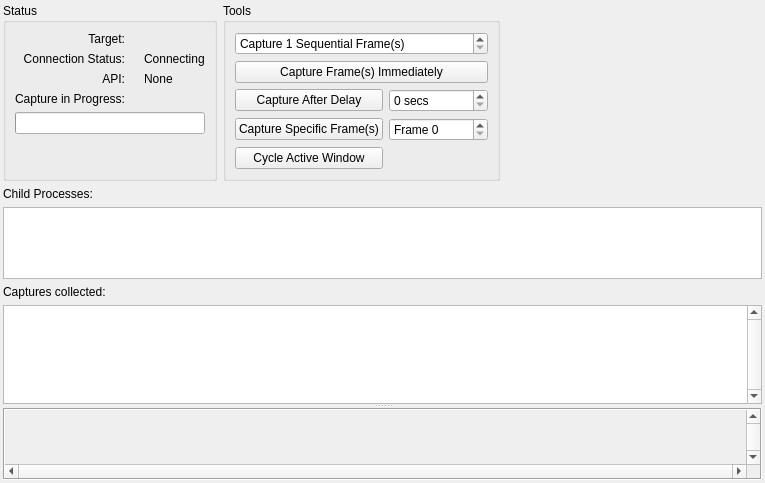
<?xml version="1.0" encoding="UTF-8"?>
<ui version="4.0">
 <class>LiveCapture</class>
 <widget class="QFrame" name="LiveCapture">
  <property name="geometry">
   <rect>
    <x>0</x>
    <y>0</y>
    <width>765</width>
    <height>483</height>
   </rect>
  </property>
  <property name="windowTitle">
   <string>Connecting...</string>
  </property>
  <layout class="QVBoxLayout" name="mainLayout">
   <property name="leftMargin">
    <number>3</number>
   </property>
   <property name="topMargin">
    <number>3</number>
   </property>
   <property name="rightMargin">
    <number>3</number>
   </property>
   <property name="bottomMargin">
    <number>3</number>
   </property>
   <item>
    <widget class="QFrame" name="frame_3">
     <property name="sizePolicy">
      <sizepolicy hsizetype="Preferred" vsizetype="Maximum">
       <horstretch>0</horstretch>
       <verstretch>0</verstretch>
      </sizepolicy>
     </property>
     <layout class="QHBoxLayout" name="horizontalLayout">
      <property name="leftMargin">
       <number>0</number>
      </property>
      <property name="topMargin">
       <number>0</number>
      </property>
      <property name="rightMargin">
       <number>0</number>
      </property>
      <property name="bottomMargin">
       <number>0</number>
      </property>
      <item>
       <widget class="QGroupBox" name="statusGroup">
        <property name="title">
         <string>Status</string>
        </property>
        <layout class="QGridLayout" name="gridLayout_2">
         <item row="0" column="0">
          <widget class="QLabel" name="label">
           <property name="text">
            <string>Target:</string>
           </property>
           <property name="alignment">
            <set>Qt::AlignmentFlag::AlignRight|Qt::AlignmentFlag::AlignTrailing|Qt::AlignmentFlag::AlignVCenter</set>
           </property>
          </widget>
         </item>
         <item row="0" column="2">
          <widget class="QLabel" name="target">
           <property name="text">
            <string/>
           </property>
          </widget>
         </item>
         <item row="1" column="0">
          <widget class="QLabel" name="connectionStatusLabel">
           <property name="text">
            <string>Connection Status:</string>
           </property>
           <property name="alignment">
            <set>Qt::AlignmentFlag::AlignRight|Qt::AlignmentFlag::AlignTrailing|Qt::AlignmentFlag::AlignVCenter</set>
           </property>
          </widget>
         </item>
         <item row="1" column="1">
          <widget class="QLabel" name="connectionIcon">
           <property name="sizePolicy">
            <sizepolicy hsizetype="Fixed" vsizetype="Preferred">
             <horstretch>0</horstretch>
             <verstretch>0</verstretch>
            </sizepolicy>
           </property>
           <property name="text">
            <string/>
           </property>
           <property name="pixmap">
            <pixmap resource="../../Resources/resources.qrc">:/hourglass.png</pixmap>
           </property>
          </widget>
         </item>
         <item row="1" column="2">
          <widget class="QLabel" name="connectionStatus">
           <property name="text">
            <string>Connecting</string>
           </property>
          </widget>
         </item>
         <item row="2" column="0">
          <widget class="QLabel" name="apiStatusLabel">
           <property name="text">
            <string>API:</string>
           </property>
           <property name="alignment">
            <set>Qt::AlignmentFlag::AlignRight|Qt::AlignmentFlag::AlignTop|Qt::AlignmentFlag::AlignTrailing</set>
           </property>
          </widget>
         </item>
         <item row="2" column="1">
          <widget class="RDLabel" name="apiIcon">
           <property name="sizePolicy">
            <sizepolicy hsizetype="Fixed" vsizetype="Preferred">
             <horstretch>0</horstretch>
             <verstretch>0</verstretch>
            </sizepolicy>
           </property>
           <property name="cursor">
            <cursorShape>PointingHandCursor</cursorShape>
           </property>
           <property name="toolTip">
            <string>&lt;p&gt;An API in use is not presenting to a window. This commonly means the API rendering is happening to off-screen targets and either nothing is displayed, or the results are displayed using some other mechanism.&lt;/p&gt;

&lt;p&gt;Without the boundary of a frame, RenderDoc cannot capture by default since it can't tell where to start and stop.&lt;/p&gt;

&lt;p&gt;You can use RenderDoc's In-application API to manually provide markers about where to start and stop the frame capture.&lt;/p&gt;

&lt;p&gt;Click on the icon for more information about this API.&lt;/p&gt;</string>
           </property>
           <property name="pixmap">
            <pixmap resource="../../Resources/resources.qrc">:/information.png</pixmap>
           </property>
          </widget>
         </item>
         <item row="2" column="2">
          <widget class="QLabel" name="apiStatus">
           <property name="text">
            <string>None</string>
           </property>
           <property name="textFormat">
            <enum>Qt::TextFormat::RichText</enum>
           </property>
          </widget>
         </item>
         <item row="3" column="0">
          <widget class="QLabel" name="progressLabel">
           <property name="text">
            <string>Capture in Progress:</string>
           </property>
           <property name="alignment">
            <set>Qt::AlignmentFlag::AlignRight|Qt::AlignmentFlag::AlignTrailing|Qt::AlignmentFlag::AlignVCenter</set>
           </property>
          </widget>
         </item>
         <item row="4" column="0" colspan="3">
          <widget class="QProgressBar" name="progressBar">
           <property name="sizePolicy">
            <sizepolicy hsizetype="Expanding" vsizetype="Fixed">
             <horstretch>0</horstretch>
             <verstretch>0</verstretch>
            </sizepolicy>
           </property>
          </widget>
         </item>
         <item row="5" column="0" colspan="2">
          <spacer name="verticalSpacer_2">
           <property name="orientation">
            <enum>Qt::Orientation::Vertical</enum>
           </property>
           <property name="sizeHint" stdset="0">
            <size>
             <width>0</width>
             <height>0</height>
            </size>
           </property>
          </spacer>
         </item>
        </layout>
       </widget>
      </item>
      <item>
       <widget class="QGroupBox" name="toolsGroup">
        <property name="title">
         <string>Tools</string>
        </property>
        <layout class="QGridLayout" name="gridLayout_3">
         <item row="0" column="0" colspan="2">
          <widget class="QDoubleSpinBox" name="numFrames">
           <property name="minimumSize">
            <size>
             <width>45</width>
             <height>0</height>
            </size>
           </property>
           <property name="prefix">
            <string>Capture </string>
           </property>
           <property name="suffix">
            <string> Sequential Frame(s)</string>
           </property>
           <property name="decimals">
            <number>0</number>
           </property>
           <property name="minimum">
            <double>1.000000000000000</double>
           </property>
           <property name="maximum">
            <double>10.000000000000000</double>
           </property>
           <property name="value">
            <double>1.000000000000000</double>
           </property>
          </widget>
         </item>
         <item row="1" column="0" colspan="2">
          <widget class="QPushButton" name="triggerImmediateCapture">
           <property name="text">
            <string>Capture Frame(s) Immediately</string>
           </property>
          </widget>
         </item>
         <item row="3" column="0">
          <widget class="QPushButton" name="triggerDelayedCapture">
           <property name="text">
            <string>Capture After Delay</string>
           </property>
          </widget>
         </item>
         <item row="3" column="1">
          <widget class="QDoubleSpinBox" name="captureDelay">
           <property name="baseSize">
            <size>
             <width>0</width>
             <height>0</height>
            </size>
           </property>
           <property name="suffix">
            <string> secs</string>
           </property>
           <property name="decimals">
            <number>0</number>
           </property>
           <property name="maximum">
            <double>120.000000000000000</double>
           </property>
           <property name="value">
            <double>0.000000000000000</double>
           </property>
          </widget>
         </item>
         <item row="4" column="0">
          <widget class="QPushButton" name="queueCap">
           <property name="text">
            <string>Capture Specific Frame(s)</string>
           </property>
          </widget>
         </item>
         <item row="4" column="1">
          <widget class="QDoubleSpinBox" name="captureFrame">
           <property name="prefix">
            <string>Frame </string>
           </property>
           <property name="decimals">
            <number>0</number>
           </property>
           <property name="maximum">
            <double>10000.000000000000000</double>
           </property>
          </widget>
         </item>
         <item row="5" column="0" colspan="2">
          <spacer name="verticalSpacer">
           <property name="orientation">
            <enum>Qt::Orientation::Vertical</enum>
           </property>
           <property name="sizeHint" stdset="0">
            <size>
             <width>0</width>
             <height>0</height>
            </size>
           </property>
          </spacer>
         </item>
         <item row="6" column="0">
          <widget class="QPushButton" name="cycleActiveWindow">
           <property name="text">
            <string>Cycle Active Window</string>
           </property>
          </widget>
         </item>
        </layout>
       </widget>
      </item>
      <item>
       <spacer name="horizontalSpacer">
        <property name="orientation">
         <enum>Qt::Orientation::Horizontal</enum>
        </property>
        <property name="sizeHint" stdset="0">
         <size>
          <width>75</width>
          <height>20</height>
         </size>
        </property>
       </spacer>
      </item>
     </layout>
    </widget>
   </item>
   <item>
    <widget class="QLabel" name="childProcessLabel">
     <property name="sizePolicy">
      <sizepolicy hsizetype="Preferred" vsizetype="Fixed">
       <horstretch>0</horstretch>
       <verstretch>0</verstretch>
      </sizepolicy>
     </property>
     <property name="text">
      <string>Child Processes:</string>
     </property>
    </widget>
   </item>
   <item>
    <widget class="QListWidget" name="childProcesses">
     <property name="sizePolicy">
      <sizepolicy hsizetype="Expanding" vsizetype="Preferred">
       <horstretch>0</horstretch>
       <verstretch>0</verstretch>
      </sizepolicy>
     </property>
     <property name="minimumSize">
      <size>
       <width>0</width>
       <height>40</height>
      </size>
     </property>
     <property name="sizeAdjustPolicy">
      <enum>QAbstractScrollArea::SizeAdjustPolicy::AdjustToContents</enum>
     </property>
     <property name="editTriggers">
      <set>QAbstractItemView::EditTrigger::NoEditTriggers</set>
     </property>
     <property name="showDropIndicator" stdset="0">
      <bool>false</bool>
     </property>
     <property name="movement">
      <enum>QListView::Movement::Static</enum>
     </property>
     <property name="resizeMode">
      <enum>QListView::ResizeMode::Adjust</enum>
     </property>
     <property name="spacing">
      <number>15</number>
     </property>
     <property name="viewMode">
      <enum>QListView::ViewMode::IconMode</enum>
     </property>
    </widget>
   </item>
   <item>
    <widget class="QFrame" name="frame_2">
     <property name="frameShape">
      <enum>QFrame::Shape::NoFrame</enum>
     </property>
     <property name="frameShadow">
      <enum>QFrame::Shadow::Plain</enum>
     </property>
     <layout class="QVBoxLayout" name="verticalLayout_3">
      <property name="spacing">
       <number>0</number>
      </property>
      <property name="leftMargin">
       <number>0</number>
      </property>
      <property name="topMargin">
       <number>0</number>
      </property>
      <property name="rightMargin">
       <number>0</number>
      </property>
      <property name="bottomMargin">
       <number>0</number>
      </property>
      <item>
       <widget class="QSplitter" name="previewSplit">
        <property name="orientation">
         <enum>Qt::Orientation::Vertical</enum>
        </property>
        <property name="childrenCollapsible">
         <bool>false</bool>
        </property>
        <widget class="QFrame" name="frame">
         <property name="frameShape">
          <enum>QFrame::Shape::NoFrame</enum>
         </property>
         <property name="frameShadow">
          <enum>QFrame::Shadow::Plain</enum>
         </property>
         <layout class="QVBoxLayout" name="verticalLayout_2">
          <property name="leftMargin">
           <number>0</number>
          </property>
          <property name="topMargin">
           <number>0</number>
          </property>
          <property name="rightMargin">
           <number>0</number>
          </property>
          <property name="bottomMargin">
           <number>0</number>
          </property>
          <item>
           <widget class="QLabel" name="capturesLabel">
            <property name="text">
             <string>Captures collected:</string>
            </property>
           </widget>
          </item>
          <item>
           <widget class="RDListWidget" name="captures">
            <property name="verticalScrollBarPolicy">
             <enum>Qt::ScrollBarPolicy::ScrollBarAlwaysOn</enum>
            </property>
            <property name="horizontalScrollBarPolicy">
             <enum>Qt::ScrollBarPolicy::ScrollBarAlwaysOff</enum>
            </property>
            <property name="sizeAdjustPolicy">
             <enum>QAbstractScrollArea::SizeAdjustPolicy::AdjustToContents</enum>
            </property>
            <property name="editTriggers">
             <set>QAbstractItemView::EditTrigger::EditKeyPressed|QAbstractItemView::EditTrigger::SelectedClicked</set>
            </property>
            <property name="showDropIndicator" stdset="0">
             <bool>false</bool>
            </property>
            <property name="selectionMode">
             <enum>QAbstractItemView::SelectionMode::ExtendedSelection</enum>
            </property>
            <property name="iconSize">
             <size>
              <width>256</width>
              <height>144</height>
             </size>
            </property>
            <property name="verticalScrollMode">
             <enum>QAbstractItemView::ScrollMode::ScrollPerPixel</enum>
            </property>
            <property name="movement">
             <enum>QListView::Movement::Static</enum>
            </property>
            <property name="flow">
             <enum>QListView::Flow::LeftToRight</enum>
            </property>
            <property name="resizeMode">
             <enum>QListView::ResizeMode::Adjust</enum>
            </property>
            <property name="spacing">
             <number>12</number>
            </property>
            <property name="viewMode">
             <enum>QListView::ViewMode::IconMode</enum>
            </property>
            <property name="uniformItemSizes">
             <bool>true</bool>
            </property>
           </widget>
          </item>
         </layout>
        </widget>
        <widget class="QScrollArea" name="previewScroll">
         <property name="sizePolicy">
          <sizepolicy hsizetype="Preferred" vsizetype="Preferred">
           <horstretch>0</horstretch>
           <verstretch>0</verstretch>
          </sizepolicy>
         </property>
         <property name="frameShape">
          <enum>QFrame::Shape::Box</enum>
         </property>
         <property name="verticalScrollBarPolicy">
          <enum>Qt::ScrollBarPolicy::ScrollBarAlwaysOn</enum>
         </property>
         <property name="horizontalScrollBarPolicy">
          <enum>Qt::ScrollBarPolicy::ScrollBarAlwaysOn</enum>
         </property>
         <property name="sizeAdjustPolicy">
          <enum>QAbstractScrollArea::SizeAdjustPolicy::AdjustToContents</enum>
         </property>
         <property name="alignment">
          <set>Qt::AlignmentFlag::AlignLeading|Qt::AlignmentFlag::AlignLeft|Qt::AlignmentFlag::AlignTop</set>
         </property>
         <widget class="RDLabel" name="preview">
          <property name="geometry">
           <rect>
            <x>0</x>
            <y>0</y>
            <width>16</width>
            <height>16</height>
           </rect>
          </property>
          <property name="sizePolicy">
           <sizepolicy hsizetype="Fixed" vsizetype="Fixed">
            <horstretch>0</horstretch>
            <verstretch>0</verstretch>
           </sizepolicy>
          </property>
         </widget>
        </widget>
       </widget>
      </item>
     </layout>
    </widget>
   </item>
  </layout>
 </widget>
 <customwidgets>
  <customwidget>
   <class>RDLabel</class>
   <extends>QLabel</extends>
   <header>Widgets/Extended/RDLabel.h</header>
  </customwidget>
  <customwidget>
   <class>RDListWidget</class>
   <extends>QListWidget</extends>
   <header>Widgets/Extended/RDListWidget.h</header>
  </customwidget>
 </customwidgets>
 <resources>
  <include location="../../Resources/resources.qrc"/>
 </resources>
 <connections/>
</ui>
